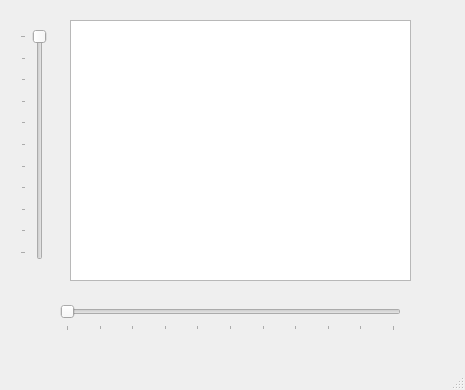
<?xml version="1.0" encoding="UTF-8"?>
<ui version="4.0">
 <class>GimbalMirrors</class>
 <widget class="QMainWindow" name="GimbalMirrors">
  <property name="geometry">
   <rect>
    <x>0</x>
    <y>0</y>
    <width>465</width>
    <height>390</height>
   </rect>
  </property>
  <property name="windowTitle">
   <string>MainWindow</string>
  </property>
  <widget class="QWidget" name="gimbalControl">
   <widget class="QSlider" name="x_axis">
    <property name="geometry">
     <rect>
      <x>60</x>
      <y>300</y>
      <width>341</width>
      <height>31</height>
     </rect>
    </property>
    <property name="font">
     <font>
      <pointsize>12</pointsize>
     </font>
    </property>
    <property name="maximum">
     <number>100000</number>
    </property>
    <property name="orientation">
     <enum>Qt::Horizontal</enum>
    </property>
    <property name="invertedAppearance">
     <bool>false</bool>
    </property>
    <property name="invertedControls">
     <bool>false</bool>
    </property>
    <property name="tickPosition">
     <enum>QSlider::TicksBelow</enum>
    </property>
    <property name="tickInterval">
     <number>10000</number>
    </property>
   </widget>
   <widget class="QSlider" name="y_axis">
    <property name="geometry">
     <rect>
      <x>20</x>
      <y>29</y>
      <width>31</width>
      <height>231</height>
     </rect>
    </property>
    <property name="maximum">
     <number>100000</number>
    </property>
    <property name="orientation">
     <enum>Qt::Vertical</enum>
    </property>
    <property name="invertedAppearance">
     <bool>true</bool>
    </property>
    <property name="invertedControls">
     <bool>false</bool>
    </property>
    <property name="tickPosition">
     <enum>QSlider::TicksAbove</enum>
    </property>
    <property name="tickInterval">
     <number>10000</number>
    </property>
   </widget>
   <widget class="QGraphicsView" name="camera_view">
    <property name="geometry">
     <rect>
      <x>70</x>
      <y>20</y>
      <width>341</width>
      <height>261</height>
     </rect>
    </property>
   </widget>
  </widget>
  <widget class="QMenuBar" name="menubar">
   <property name="geometry">
    <rect>
     <x>0</x>
     <y>0</y>
     <width>465</width>
     <height>21</height>
    </rect>
   </property>
  </widget>
  <widget class="QStatusBar" name="statusbar"/>
 </widget>
 <resources/>
 <connections/>
</ui>
